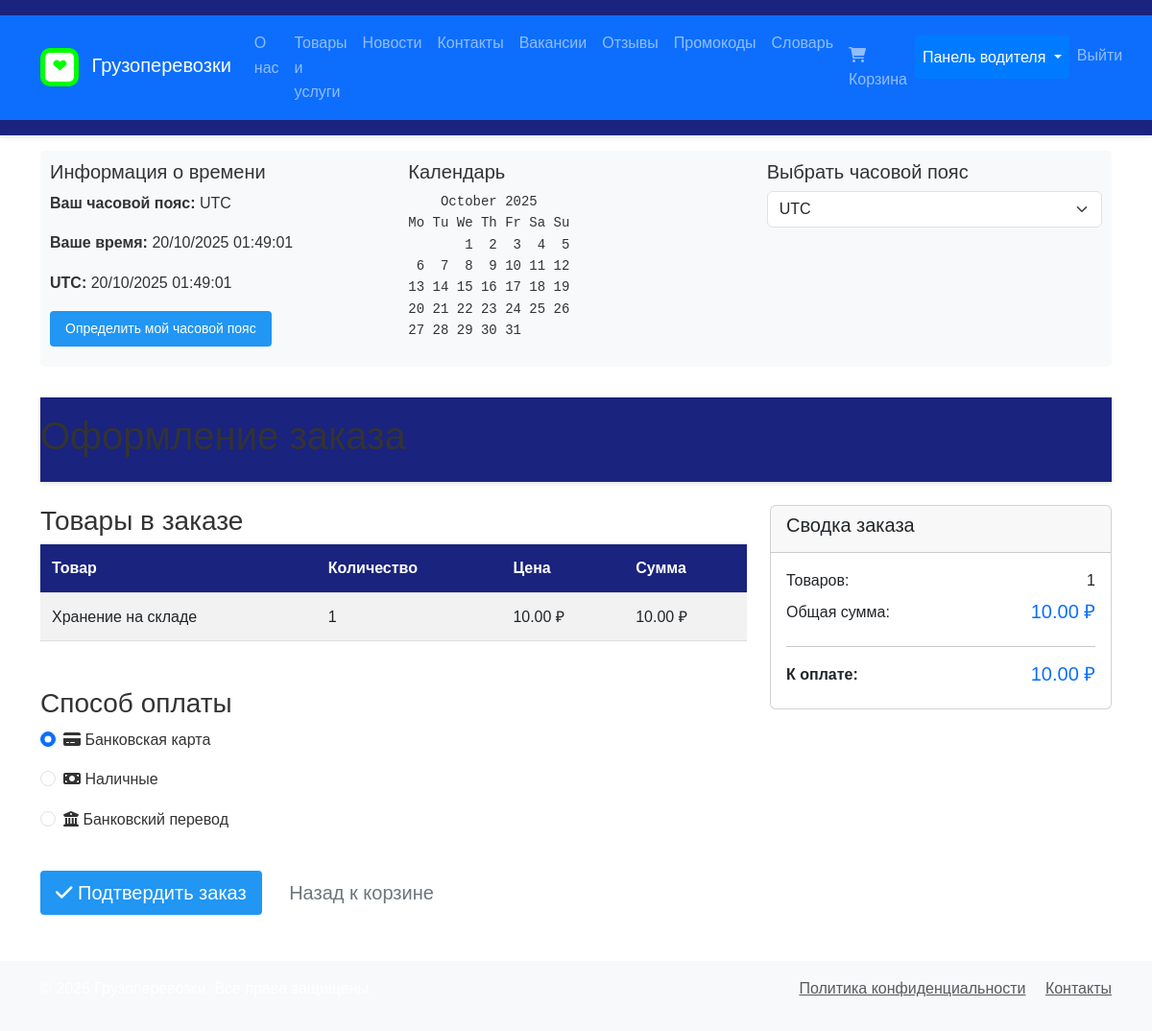
/checkout/ (signed in), run on the app's committed database.
### main/models.py (models this page shows, shortened)
class CartItem(models.Model):
    user = models.ForeignKey(User, on_delete=models.CASCADE, verbose_name='Пользователь')
    product = models.ForeignKey(Product, on_delete=models.CASCADE, verbose_name='Товар')
    quantity = models.PositiveIntegerField('Количество', default=1)
    added_at = models.DateTimeField('Дата добавления', auto_now_add=True)
    class Meta:
        verbose_name = 'Элемент корзины'
        verbose_name_plural = 'Элементы корзины'
        unique_together = ['user', 'product']
    @property
    def total_price(self):
        return self.product.price * self.quantity

class Product(models.Model):
    name = models.CharField('Название товара/услуги', max_length=200)
    description = models.TextField('Описание')
    price = models.DecimalField('Цена', max_digits=10, decimal_places=2)
    image = models.ImageField('Изображение', upload_to='products/', null=True, blank=True)
    category = models.CharField('Категория', max_length=100, default='Услуга')
    is_available = models.BooleanField('Доступен', default=True)
    created_at = models.DateTimeField('Дата создания', auto_now_add=True)
    class Meta:
        verbose_name = 'Товар/Услуга'
        verbose_name_plural = 'Товары/Услуги'
        ordering = ['name']

### main/views.py (the view, shortened to what this page needs)
# urls.py: path('checkout/', views.checkout, name='checkout'),
@login_required
def checkout(request):
    cart_items = CartItem.objects.filter(user=request.user).select_related('product')
    if not cart_items.exists():
        messages.error(request, 'Корзина пуста')
        return redirect('main:cart')
    total_price = sum(item.total_price for item in cart_items)
    return render(request, 'main/cart/checkout.html', {
        'cart_items': cart_items,
        'total_price': total_price
    })

### main/context_processors.py (called while the page is built)
def timezone_info(request):
    user_timezone = request.session.get('user_timezone', 'UTC')
    if user_timezone not in pytz.all_timezones:
        user_timezone = 'UTC'
    user_tz = pytz.timezone(user_timezone)
    utc_now = timezone.now()
    user_now = utc_now.astimezone(user_tz)
    cal = calendar.TextCalendar(calendar.MONDAY)
    current_calendar = cal.formatmonth(user_now.year, user_now.month)
    return {
        'user_timezone': user_timezone,
        'utc_now': utc_now.strftime('%d/%m/%Y %H:%M:%S'),
        'user_now': user_now.strftime('%d/%m/%Y %H:%M:%S'),
        'current_calendar': current_calendar,
    }

### main/templates/main/cart/checkout.html (shortened to what this page needs)
{% extends 'main/base.html' %}
{% load static %}
{% block content %}
<main>
    <div class="container mt-4">
        <header class="mb-4">
            <h1>Оформление заказа</h1>
        </header>
        <div class="row">
            <div class="col-md-8">
                <section class="order-items mb-4">
                    <h3>Товары в заказе</h3>
                    <div class="table-responsive">
                        <table class="table table-striped">
                            <thead>
                                <tr>
                                    <th>Товар</th>
                                    <th>Количество</th>
                                    <th>Цена</th>
                                    <th>Сумма</th>
                                </tr>
                            </thead>
                            <tbody>
                                {% for item in cart_items %}
                                <tr>
                                    <td>{{ item.product.name }}</td>
                                    <td>{{ item.quantity }}</td>
                                    <td>{{ item.product.price }} ₽</td>
                                    <td>{{ item.total_price }} ₽</td>
                                </tr>
                                {% endfor %}
                            </tbody>
                        </table>
                    </div>
                </section>
                <section class="payment-form">
                    <h3>Способ оплаты</h3>
                    <form method="post">
                        <div class="row">
                            <div class="col-md-6">
                                <div class="form-check mb-3">
                                    <input class="form-check-input" type="radio" name="payment_method" id="card" value="card" checked>
                                    <label class="form-check-label" for="card">
                                        <i class="fas fa-credit-card"></i> Банковская карта
                                    </label>
                                </div>
                                <div class="form-check mb-3">
                                    <input class="form-check-input" type="radio" name="payment_method" id="cash" value="cash">
                                    <label class="form-check-label" for="cash">
                                        <i class="fas fa-money-bill"></i> Наличные
                                    </label>
                                </div>
                                <div class="form-check mb-3">
                                    <input class="form-check-input" type="radio" name="payment_method" id="transfer" value="transfer">
                                    <label class="form-check-label" for="transfer">
                                        <i class="fas fa-university"></i> Банковский перевод
                                    </label>
                                </div>
                            </div>
                        </div>
                        <div class="mt-4">
                            <button type="submit" class="btn btn-primary btn-lg">
                                <i class="fas fa-check"></i> Подтвердить заказ
                            </button>
                            <a href="{% url 'main:cart' %}" class="btn btn-outline-secondary btn-lg ms-2">Назад к корзине</a>
                        </div>
                    </form>
                </section>
            </div>
            <div class="col-md-4">
                <aside class="order-summary">
                    <div class="card">
                        <div class="card-header">
                            <h5>Сводка заказа</h5>
                        </div>
                        <div class="card-body">
                            <div class="d-flex justify-content-between mb-2">
                                <span>Товаров:</span>
                                <span>{{ cart_items|length }}</span>
                            </div>
                            <div class="d-flex justify-content-between mb-2">
                                <span>Общая сумма:</span>
                                <span class="h5 text-primary">{{ total_price }} ₽</span>
                            </div>
                            <hr>
                            <div class="d-flex justify-content-between">
                                <strong>К оплате:</strong>
                                <strong class="h5 text-primary">{{ total_price }} ₽</strong>
                            </div>
                        </div>
                    </div>
                </aside>
            </div>
        </div>
    </div>
</main>
{% endblock %}

### main/static/css/style.css (style rules this page uses)
* { margin: 0; padding: 0; box-sizing: border-box; }
body { font-family: 'Arial', sans-serif; line-height: 1.6; color: #333; }
header { background-color: #1a237e; padding: 1rem 0; box-shadow: 0 2px 5px rgba(0,0,0,0.1); }
.btn { padding: 0.5rem 1rem; border: none; border-radius: 4px; cursor: pointer; text-decoration: none; transition: background-color 0.3s; }
.btn-primary { background-color: #2196f3; color: white; }
main { max-width: 1200px; margin: 2rem auto; padding: 0 1rem; min-height: calc(100vh - 300px); }
.table-responsive { overflow-x: auto; margin-bottom: 2rem; }
.table { width: 100%; border-collapse: collapse; margin-bottom: 1rem; }
.table th, .table td { padding: 0.75rem; text-align: left; border-bottom: 1px solid #ddd; }
.table th { background-color: #1a237e; color: white; }

### data on the page
CartItem: product.name "Хранение на складе", quantity "1", product.price "10.00", total_price "10.00"

### other printed values
{{ user_timezone }} "UTC"
{{ user_now }} "20/10/2025 01:49:01"
{{ utc_now }} "20/10/2025 01:49:01"
{{ current_calendar }} "October 2025 Mo Tu We Th Fr Sa Su 1 2 3 4 5 6 7 8 9 10 11 12 13 14 15 16 17 18 19 20 21 22 23 24 25 26 27 28 29 30 31"
{{ cart_items|length }} "1"
{{ total_price }} "10.00"
